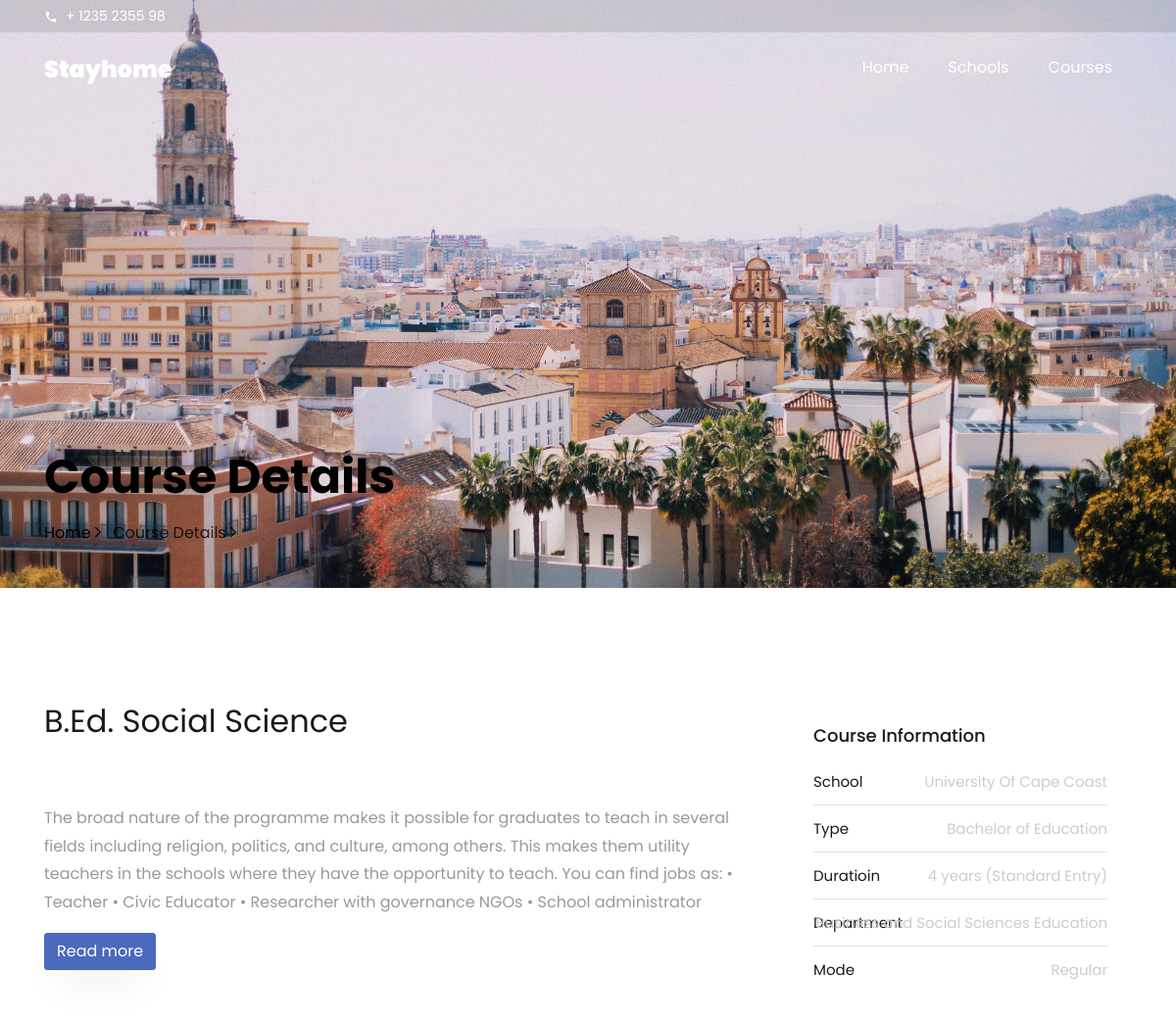
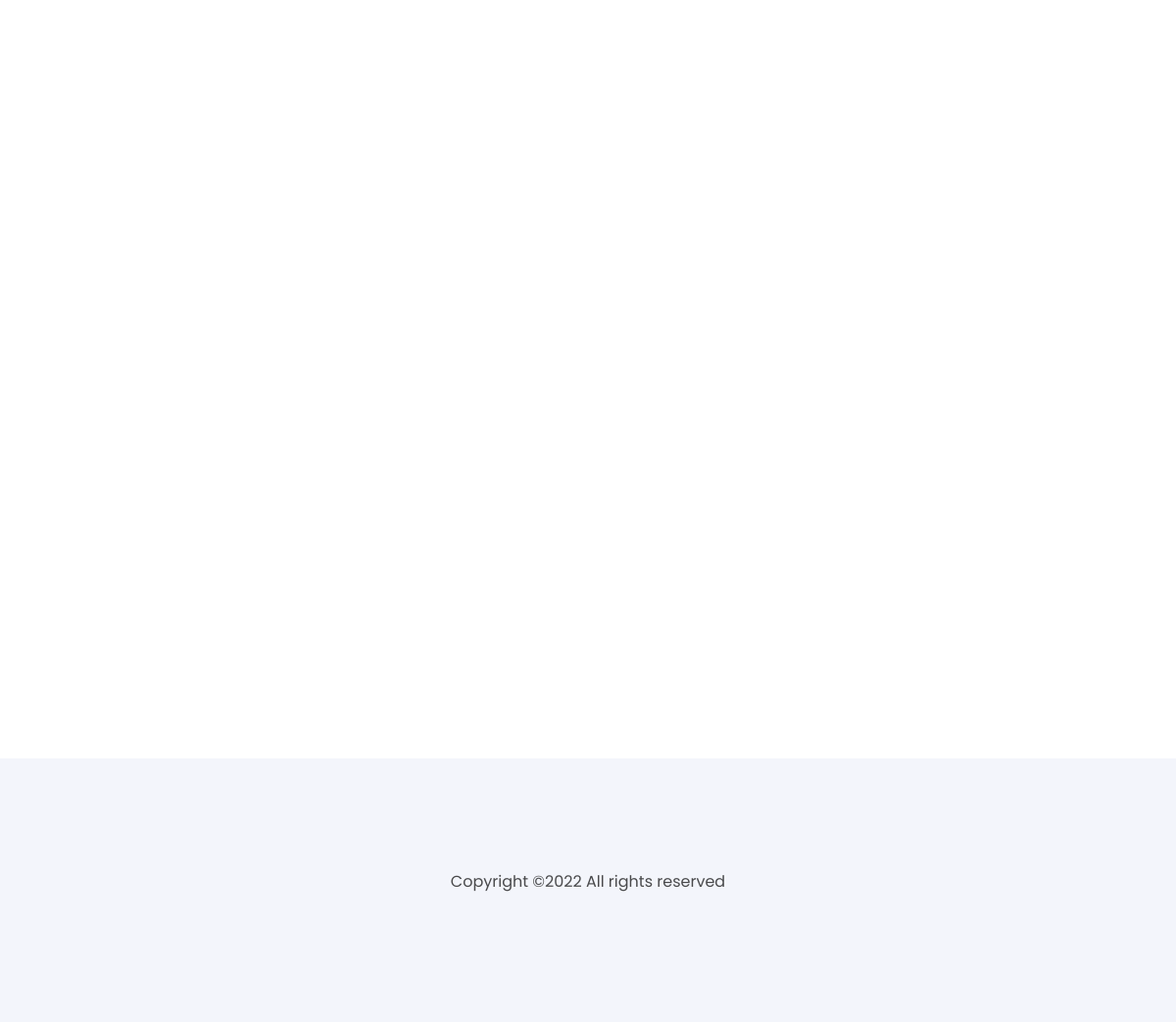
Screenshot of /course-details?cid=2&type=Degree with the database file from the repository (2 pictures, top to bottom).
### GES/models.py (models this page shows, shortened)
class degree_programs(models.Model):
    name = models.CharField(max_length=200,null=True,blank=True)
    school = models.ForeignKey(school,on_delete=models.CASCADE,null=True)
    type = models.CharField( max_length=50,blank=True,null=True)
    d_type = models.ForeignKey(degree_type,on_delete=models.CASCADE,null=True,blank=True)
    image = models.ImageField(default="media/uni2.png")
    duration = models.CharField(max_length=50,null=True,blank=True)
    department = models.CharField(max_length=50,null=True,blank=True)
    mode = models.CharField(max_length=50,null=True,blank=True)
    about = models.CharField(max_length=2000,null=True,blank=True)
    readmore = models.CharField(max_length=200,null=True,blank=True)

class school(models.Model):
    name = models.CharField(max_length=200,blank=True,null=True)
    desc = models.CharField(max_length=1000,blank=True,null=True)
    school_type = models.CharField(max_length=200,blank=True,null=True)
    location = models.CharField(max_length=200,blank=True,null=True)
    website = models.CharField(max_length=200,blank=True,null=True)
    image = models.ImageField(default="media/uni1.png")

### GES/views.py (the view)
# urls.py: path('course-details',views.course_details,name="course_details"),
def course_details(request):
    context={}
    if "cid" in request.GET:
        cid = request.GET["cid"]
        ty = request.GET["type"]
        if ty=="Degree":
            cou = degree_programs.objects.get(id=cid)
            context["course"] = cou
            others = degree_programs.objects.all().exclude(name=cou.name)[:5]
            context["others"] = others
        elif ty=="HND":
            cou = hnd_programs.objects.get(id=cid)
            context["course"] = cou
            others = hnd_programs.objects.all().exclude(name=cou.name)[:5]
            context["others"] = others
        elif ty=="Diploma":
            cou = diploma_programs.objects.get(id=cid)
            context["course"] = cou
            others = diploma_programs.objects.all().exclude(name=cou.name)[:5]
            context["others"] = others
        else:
            pass
    return render(request,"course-details.html",context)

### GES/templates/course-details.html (shortened to what this page needs)
<!DOCTYPE html>
<html lang="en">
<head>
<link rel="stylesheet" href="/static/css/main.css" />
</head>
<body data-spy="scroll" data-target=".site-navbar-target" data-offset="300">
<div class="py-1 bg-black top">
<div class="container">
<div class="row no-gutters d-flex align-items-start align-items-center px-md-0">
<div class="col-lg-12 d-block">
<div class="row d-flex">
<div class="col-md pr-4 d-flex topper align-items-center">
<div class="icon mr-2 d-flex justify-content-center align-items-center"><span class="icon-phone2"></span></div>
<span class="text">+ 1235 2355 98</span>
</div>
</div>
</div>
</div>
</div>
</div>
<nav class="navbar navbar-expand-lg navbar-dark ftco_navbar bg-dark ftco-navbar-light site-navbar-target" id="ftco-navbar">
<div class="container">
<a class="navbar-brand" href="{% url 'home' %}">Stayhome</a>
<div class="collapse navbar-collapse" id="ftco-nav">
<ul class="navbar-nav nav ml-auto">
<li class="nav-item"><a href="{% url 'home' %}" class="nav-link"><span>Home</span></a></li>
<li class="nav-item"><a href="{% url 'schools' %}" class="nav-link"><span>Schools</span></a></li>
<li class="nav-item"><a href="{% url 'courses' %}" class="nav-link"><span>Courses</span></a></li>
</ul>
</div>
</div>
</nav>
<section class="hero-wrap hero-wrap-2" style="background-image:url(/static/images/xbg_3.jpg.pagespeed.ic.7IA_jUd7KR.jpg)" data-stellar-background-ratio="0.5">
<div class="container">
<div class="row no-gutters slider-text align-items-end justify-content-start">
<div class="col-md-9 ftco-animate pb-4">
<h1 class="mb-3 bread">Course Details</h1>
<p class="breadcrumbs"><span class="mr-2"><a href="{% url 'home' %}">Home <i class="ion-ios-arrow-forward"></i></a></span> <span>Course Details <i class="ion-ios-arrow-forward"></i></span></p>
</div>
</div>
</div>
</section>
<section class="ftco-section">
<div class="container">
<div class="row">
<div class="col-lg-8 ftco-animate">
<h2 class="mb-3">{{course.name}}</h2>
<p>
</p>
<p>{{course.about}}</p>
{% if course.readmore %}
<div class="form-field">
<a href="{{course.readmore}}"><input type="submit" value="Read more" class=" btn btn-primary"></a>
</div>
{% endif %}
</div>
<div class="col-lg-4 sidebar ftco-animate">
<div class="sidebar-box ftco-animate">
<h3 class="heading-sidebar">Course Information</h3>
<ul class="categories">
{% if course.school %}
<li><a href="#">School <span>{{course.school.name}}</span></a></li>
{% endif %}
{% if course.type %}
<li><a href="#">Type <span>{{course.type}}</span></a></li>
{% endif %}
{% if course.duration %}
<li><a href="#">Duratioin <span>{{course.duration}}</span></a></li>
{% endif %}
{% if course.department %}
<li><a href="#">Department <span>{{course.department}}</span></a></li>
{% endif %}
{% if course.mode %}
<li><a href="#">Mode <span>{{course.mode}}</span></a></li>
{% endif %}
</ul>
</div>
</div>
</div>
</div>
</section>
<footer class="ftco-footer ftco-section">
<div class="container-fluid px-md-5">
<div class="row">
<div class="col-md-12 text-center">
<p>
Copyright &copy;<script data-cfasync="false" src="static/js/email-decode.min.js"></script><script>document.write(new Date().getFullYear());</script> All rights reserved
</p>
</div>
</div>
</div>
</footer>
</body>
</html>

### rows the page displays
degree_programs: name "B.Ed. Social Science", about "The broad nature of the programme makes it possible for graduates to teach in several fields including religion, politics, and culture, among others. This makes them utility teachers in the schools where they have the opportunity to teach. You can find jobs as: • Teacher • Civic Educator • Researcher with governance NGOs • School administrator", school.name "University Of Cape Coast", type "Bachelor of Education", duration "4 years (Standard Entry)", department "Business and Social Sciences Education", mode "Regular"
